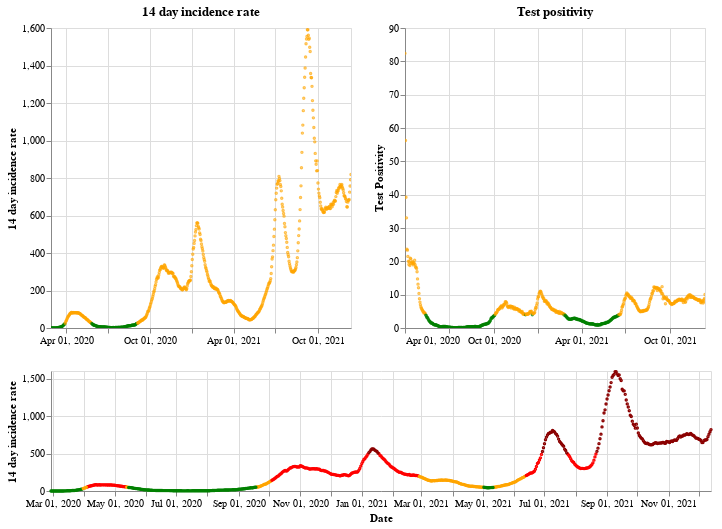

Notebook cell for this chart:
### Markdown cell above
## Scotland

### Code cell
plot_traffic_light('Scotland')

### Figure 1 — Vega-Lite specification as saved in the notebook (floating-point values rounded to 4 significant figures; data arrays with more than 128 entries replaced by an {"elided": "..."} marker saying what was removed)
{"config": {"view": {"continuousWidth": 400, "continuousHeight": 300}}, "vconcat": [{"hconcat": [{"mark": {"type": "point", "size": 2}, "encoding": {"color": {"condition": {"value": "green", "test": "(datum.twoWeeklyCasesRate <= 25)"}, "value": "orange"}, "tooltip": [{"type": "nominal", "field": "areaName"}, {"type": "temporal", "field": "date"}, {"type": "quantitative", "field": "twoWeeklyCasesRate"}, {"type": "quantitative", "field": "testPositivity"}], "x": {"type": "temporal", "axis": {"title": ""}, "field": "date", "scale": {"domain": {"selection": "DateBrush"}}, "timeUnit": "yearmonthdate"}, "y": {"type": "quantitative", "axis": {"title": "14 day incidence rate"}, "field": "twoWeeklyCasesRate"}}, "title": "14 day incidence rate", "width": 300}, {"mark": {"type": "point", "size": 2}, "encoding": {"color": {"condition": {"value": "green", "test": "(datum.testPositivity <= 4)"}, "value": "orange"}, "tooltip": [{"type": "nominal", "field": "areaName"}, {"type": "temporal", "field": "date"}, {"type": "quantitative", "field": "twoWeeklyCasesRate"}, {"type": "quantitative", "field": "testPositivity"}], "x": {"type": "temporal", "axis": {"title": ""}, "field": "date", "scale": {"domain": {"selection": "DateBrush"}}, "timeUnit": "yearmonthdate"}, "y": {"type": "quantitative", "axis": {"title": "Test Positivity"}, "field": "testPositivity"}}, "title": "Test positivity", "width": 300}]}, {"layer": [{"mark": {"type": "point", "size": 2}, "encoding": {"color": {"condition": {"value": "orange", "test": "(((datum.testPositivity < 4) && (datum.twoWeeklyCasesRate >= 50)) && (datum.twoWeeklyCasesRate < 200))"}, "value": "red"}, "opacity": {"condition": {"value": 1, "test": "((datum.twoWeeklyCasesRate >= 50) && (datum.twoWeeklyCasesRate < 500))"}, "value": 0}, "tooltip": [{"type": "nominal", "field": "areaName"}, {"type": "temporal", "field": "date"}, {"type": "quantitative", "field": "twoWeeklyCasesRate"}, {"type": "quantitative", "field": "testPositivity"}], "x": {"type": "temporal", "axis": {"title": "Date"}, "field": "date", "timeUnit": "yearmonthdate"}, "y": {"type": "quantitative", "axis": {"title": "14 day incidence rate"}, "field": "twoWeeklyCasesRate"}}, "selection": {"DateBrush": {"type": "interval", "encodings": ["x"], "fields": ["Time"]}}}, {"mark": {"type": "point", "size": 2}, "encoding": {"color": {"value": "darkred"}, "opacity": {"condition": {"value": 1, "test": "(datum.twoWeeklyCasesRate >= 500)"}, "value": 0}, "tooltip": [{"type": "nominal", "field": "areaName"}, {"type": "temporal", "field": "date"}, {"type": "quantitative", "field": "twoWeeklyCasesRate"}, {"type": "quantitative", "field": "testPositivity"}], "x": {"type": "temporal", "axis": {"title": "Date"}, "field": "date", "timeUnit": "yearmonthdate"}, "y": {"type": "quantitative", "axis": {"title": "14 day incidence rate"}, "field": "twoWeeklyCasesRate"}}}, {"mark": {"type": "point", "size": 2}, "encoding": {"color": {"condition": {"value": "green", "test": "((datum.testPositivity < 4) && (datum.twoWeeklyCasesRate < 50))"}, "value": "orange"}, "opacity": {"condition": {"value": 1, "test": "(datum.twoWeeklyCasesRate < 50)"}, "value": 0}, "tooltip": [{"type": "nominal", "field": "areaName"}, {"type": "temporal", "field": "date"}, {"type": "quantitative", "field": "twoWeeklyCasesRate"}, {"type": "quantitative", "field": "testPositivity"}], "x": {"type": "temporal", "axis": {"title": "Date"}, "field": "date", "timeUnit": "yearmonthdate"}, "y": {"type": "quantitative", "axis": {"title": "14 day incidence rate"}, "field": "twoWeeklyCasesRate"}}}], "height": 120, "width": 660}], "data": {"name": "data-00de721d22cb566430687ce39635b26c"}, "$schema": "https://vega.github.io/schema/vega-lite/v4.8.1.json", "datasets": {"data-00de721d22cb566430687ce39635b26c": {"elided": "655 records"}}}
